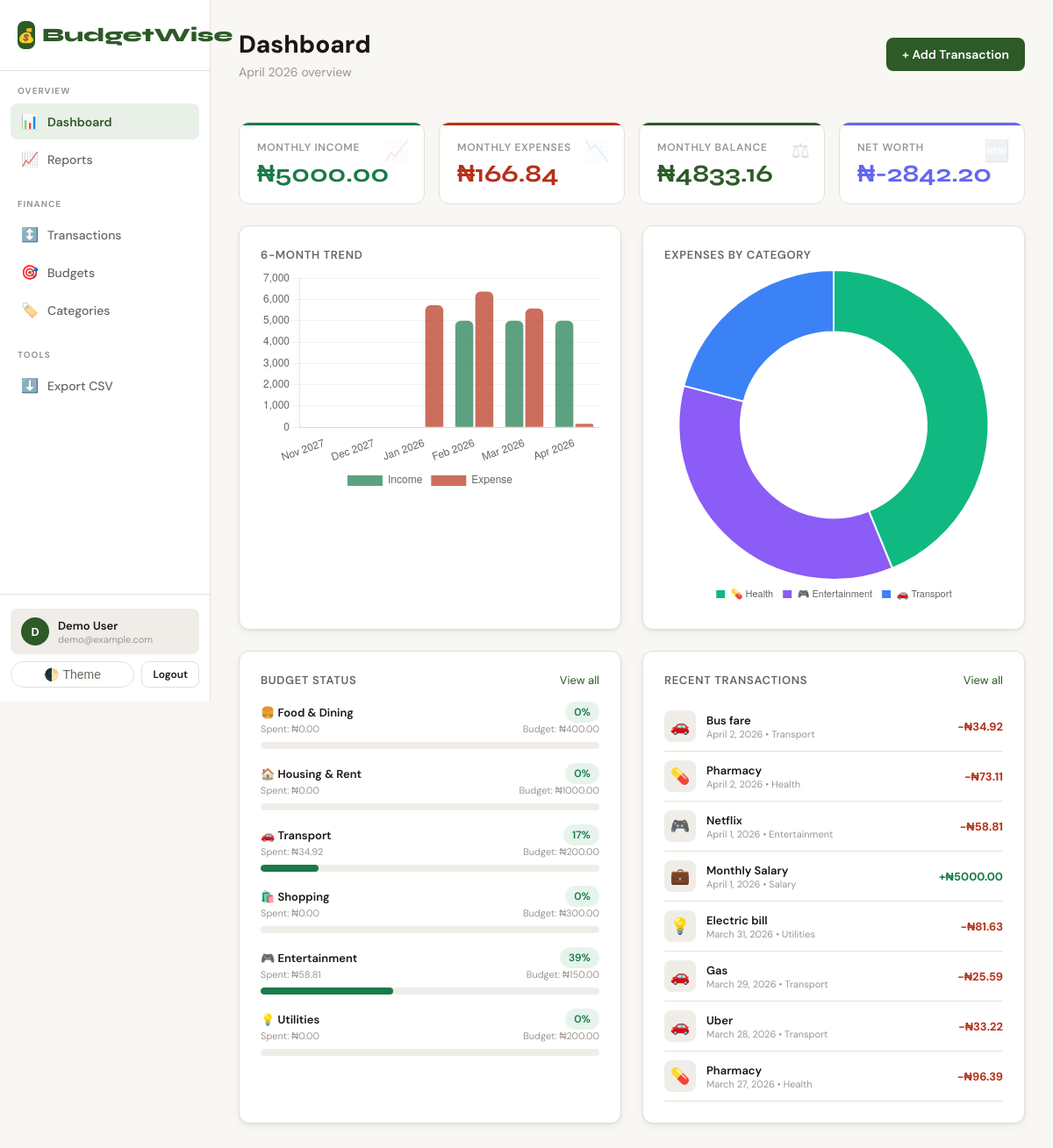
The app's page / (signed in) with its own data.
### core/models.py (models this page shows, shortened)
class Budget(models.Model):
    user = models.ForeignKey(User, on_delete=models.CASCADE, related_name='budgets')
    category = models.ForeignKey(Category, on_delete=models.CASCADE, related_name='budgets')
    amount = models.DecimalField(max_digits=12, decimal_places=2, validators=[MinValueValidator(Decimal('0.01'))])
    month = models.IntegerField()
    year = models.IntegerField()
    created_at = models.DateTimeField(auto_now_add=True)
    updated_at = models.DateTimeField(auto_now=True)
    class Meta:
        unique_together = ['user', 'category', 'month', 'year']
        ordering = ['-year', '-month']
    def get_spent(self):
        from django.db.models import Sum
        result = Transaction.objects.filter(
            user=self.user, category=self.category,
            transaction_type='expense', date__month=self.month, date__year=self.year,
        ).aggregate(total=Sum('amount'))
        return result['total'] or Decimal('0')
    def get_percentage(self):
        spent = self.get_spent()
        if self.amount == 0:
            return 0
        return min(int((spent / self.amount) * 100), 100)
    def get_remaining(self):
        return self.amount - self.get_spent()
    def get_status(self):
        pct = self.get_percentage()
        if pct >= 100:
            return 'danger'
        elif pct >= 75:
            return 'warning'
        return 'safe'

class Category(models.Model):
    TYPE_CHOICES = [
        ('income', 'Income'),
        ('expense', 'Expense'),
        ('both', 'Both'),
    ]
    user = models.ForeignKey(User, on_delete=models.CASCADE, null=True, blank=True)
    name = models.CharField(max_length=100)
    icon = models.CharField(max_length=10, default='💸')
    color = models.CharField(max_length=7, default='#6366f1')
    category_type = models.CharField(max_length=10, choices=TYPE_CHOICES, default='both')
    is_default = models.BooleanField(default=False)
    created_at = models.DateTimeField(auto_now_add=True)
    class Meta:
        verbose_name_plural = "Categories"
        ordering = ['name']

class Transaction(models.Model):
    TYPE_CHOICES = [
        ('income', 'Income'),
        ('expense', 'Expense'),
    ]
    RECURRING_CHOICES = [
        ('none', 'Not Recurring'),
        ('daily', 'Daily'),
        ('weekly', 'Weekly'),
        ('monthly', 'Monthly'),
        ('yearly', 'Yearly'),
    ]
    user = models.ForeignKey(User, on_delete=models.CASCADE, related_name='transactions')
    amount = models.DecimalField(max_digits=12, decimal_places=2, validators=[MinValueValidator(Decimal('0.01'))])
    transaction_type = models.CharField(max_length=10, choices=TYPE_CHOICES)
    category = models.ForeignKey(Category, on_delete=models.SET_NULL, null=True, related_name='transactions')
    date = models.DateField(default=timezone.now)
    description = models.CharField(max_length=255, blank=True, default='')
    note = models.TextField(blank=True, default='')
    recurring = models.CharField(max_length=10, choices=RECURRING_CHOICES, default='none')
    created_at = models.DateTimeField(auto_now_add=True)
    updated_at = models.DateTimeField(auto_now=True)
    class Meta:
        ordering = ['-date', '-created_at']

### core/views.py (the view)
# urls.py: path('', views.dashboard, name='dashboard'),
@login_required
def dashboard(request):
    now = timezone.now()
    month, year = now.month, now.year
    month_txns = Transaction.objects.filter(user=request.user, date__month=month, date__year=year)
    total_income = month_txns.filter(transaction_type='income').aggregate(t=Sum('amount'))['t'] or Decimal('0')
    total_expense = month_txns.filter(transaction_type='expense').aggregate(t=Sum('amount'))['t'] or Decimal('0')
    balance = total_income - total_expense
    all_income = Transaction.objects.filter(user=request.user, transaction_type='income').aggregate(t=Sum('amount'))['t'] or Decimal('0')
    all_expense = Transaction.objects.filter(user=request.user, transaction_type='expense').aggregate(t=Sum('amount'))['t'] or Decimal('0')
    net_worth = all_income - all_expense
    recent_txns = Transaction.objects.filter(user=request.user).select_related('category')[:8]
    budgets = Budget.objects.filter(user=request.user, month=month, year=year).select_related('category')
    budget_data = []
    for b in budgets:
        spent = b.get_spent()
        budget_data.append({
            'budget': b, 'spent': spent,
            'percentage': b.get_percentage(), 'status': b.get_status(),
            'remaining': b.get_remaining(),
        })
    cat_expenses = month_txns.filter(transaction_type='expense').values(
        'category__name', 'category__color', 'category__icon'
    ).annotate(total=Sum('amount')).order_by('-total')[:8]
    trend_data = _get_monthly_trend(request.user, 6)
    context = {
        'total_income': total_income,
        'total_expense': total_expense,
        'balance': balance,
        'net_worth': net_worth,
        'recent_txns': recent_txns,
        'budget_data': budget_data,
        'cat_expenses_json': json.dumps([{
            'label': f"{x['category__icon'] or ''} {x['category__name'] or 'Uncategorized'}",
            'value': float(x['total']),
            'color': x['category__color'] or '#6366f1',
        } for x in cat_expenses]),
        'trend_json': json.dumps(trend_data),
        'current_month': now.strftime('%B %Y'),
    }
    return render(request, 'core/dashboard.html', context)

### core/views.py (called while the page is built)
def _get_monthly_trend(user, months=6):
    now = timezone.now()
    data = {'labels': [], 'income': [], 'expense': []}
    for i in range(months - 1, -1, -1):
        m = (now.month - i - 1) % 12 + 1
        y = now.year - ((now.month - i - 1) // 12)
        label = date(y, m, 1).strftime('%b %Y')
        txns = Transaction.objects.filter(user=user, date__month=m, date__year=y)
        inc = txns.filter(transaction_type='income').aggregate(t=Sum('amount'))['t'] or 0
        exp = txns.filter(transaction_type='expense').aggregate(t=Sum('amount'))['t'] or 0
        data['labels'].append(label)
        data['income'].append(float(inc))
        data['expense'].append(float(exp))
    return data

### templates/core/dashboard.html (shortened to what this page needs)
{% extends "base.html" %}
{% block header %}
<div class="flex-between mb-6">
  <div>
    <div class="page-title">Dashboard</div>
    <div class="page-subtitle">{{ current_month }} overview</div>
  </div>
  <div class="flex gap-2">
    <a href="{% url 'transaction_create' %}" class="btn btn-primary">+ Add Transaction</a>
  </div>
</div>
{% endblock %}
{% block content %}
<div class="stats-grid">
  <div class="stat-card income">
    <div class="stat-label">Monthly Income</div>
    <div class="stat-amount income">₦{{ total_income|floatformat:2 }}</div>
    <div class="stat-icon">&#128200;</div>
  </div>
  <div class="stat-card expense">
    <div class="stat-label">Monthly Expenses</div>
    <div class="stat-amount expense">₦{{ total_expense|floatformat:2 }}</div>
    <div class="stat-icon">&#128201;</div>
  </div>
  <div class="stat-card balance">
    <div class="stat-label">Monthly Balance</div>
    <div class="stat-amount balance {% if balance < 0 %}text-expense{% endif %}">₦{{ balance|floatformat:2 }}</div>
    <div class="stat-icon">&#9878;</div>
  </div>
  <div class="stat-card net">
    <div class="stat-label">Net Worth</div>
    <div class="stat-amount" style="color:#6366f1;">₦{{ net_worth|floatformat:2 }}</div>
    <div class="stat-icon">&#127381;</div>
  </div>
</div>
<div class="grid-2 mb-6">
  <div class="card">
    <div class="card-title">6-Month Trend</div>
    <canvas id="trendChart" height="200"></canvas>
  </div>
  <div class="card">
    <div class="card-title">Expenses by Category</div>
    <canvas id="pieChart" height="200"></canvas>
  </div>
</div>
<div class="grid-2">
  <div class="card">
    <div class="flex-between mb-4">
      <div class="card-title" style="margin:0;">Budget Status</div>
      <a href="{% url 'budget_list' %}" class="text-sm" style="color:var(--accent);">View all</a>
    </div>
    {% if budget_data %}
      {% for b in budget_data %}
      <div style="margin-bottom:16px;">
        <div class="flex-between text-sm">
          <span class="fw-600">{{ b.budget.category.icon }} {{ b.budget.category.name }}</span>
          <span class="badge badge-{{ b.status }}">{{ b.percentage }}%</span>
        </div>
        <div class="flex-between text-xs text-muted mt-1">
          <span>Spent: ₦{{ b.spent|floatformat:2 }}</span>
          <span>Budget: ₦{{ b.budget.amount|floatformat:2 }}</span>
        </div>
        <div class="progress">
          <div class="progress-bar {{ b.status }}" style="width:{{ b.percentage }}%"></div>
        </div>
      </div>
      {% endfor %}
    {% else %}
      <div class="empty-state" style="padding:24px;">
        <div class="empty-icon">&#127919;</div>
        <p>No budgets set for this month</p>
        <a href="{% url 'budget_create' %}" class="btn btn-primary btn-sm">Set Budget</a>
      </div>
    {% endif %}
  </div>
  <div class="card">
    <div class="flex-between mb-4">
      <div class="card-title" style="margin:0;">Recent Transactions</div>
      <a href="{% url 'transaction_list' %}" class="text-sm" style="color:var(--accent);">View all</a>
    </div>
    {% if recent_txns %}
      {% for txn in recent_txns %}
      <div style="display:flex;align-items:center;gap:12px;padding:10px 0;border-bottom:1px solid var(--border);">
        <div style="width:36px;height:36px;background:var(--surface2);border-radius:8px;display:flex;align-items:center;justify-content:center;font-size:18px;flex-shrink:0;">
          {{ txn.category.icon|default:"&#128178;" }}
        </div>
        <div style="flex:1;min-width:0;">
          <div class="fw-600 text-sm" style="white-space:nowrap;overflow:hidden;text-overflow:ellipsis;">
            {{ txn.description|default:txn.category.name|default:"Transaction" }}
          </div>
          <div class="text-xs text-muted">{{ txn.date }} &bull; {{ txn.category.name|default:"Uncategorized" }}</div>
        </div>
        <div class="fw-700 text-sm {% if txn.transaction_type == 'income' %}text-income{% else %}text-expense{% endif %}">
          {% if txn.transaction_type == 'income' %}+{% else %}-{% endif %}₦{{ txn.amount|floatformat:2 }}
        </div>
      </div>
      {% endfor %}
    {% else %}
      <div class="empty-state" style="padding:24px;">
        <div class="empty-icon">&#128203;</div>
        <p>No transactions yet</p>
        <a href="{% url 'transaction_create' %}" class="btn btn-primary btn-sm">Add First Transaction</a>
      </div>
    {% endif %}
  </div>
</div>
{% endblock %}
{% block scripts %}
<script>
const trendData = {{ trend_json|safe }};
const catData = {{ cat_expenses_json|safe }};
// Trend Chart
new Chart(document.getElementById('trendChart'), {
  type: 'bar',
  data: {
    labels: trendData.labels,
    datasets: [
      { label: 'Income', data: trendData.income, backgroundColor: 'rgba(26,122,74,0.7)', borderRadius: 6 },
      { label: 'Expense', data: trendData.expense, backgroundColor: 'rgba(181,49,26,0.7)', borderRadius: 6 },
    ]
  },
  options: {
    responsive: true, maintainAspectRatio: true,
    plugins: { legend: { position: 'bottom' } },
    scales: { x: { grid: { display: false } }, y: { grid: { color: 'rgba(128,128,128,0.1)' } } }
  }
});
// Pie Chart
if (catData.length > 0) {
  new Chart(document.getElementById('pieChart'), {
    type: 'doughnut',
    data: {
      labels: catData.map(d => d.label),
      datasets: [{ data: catData.map(d => d.value), backgroundColor: catData.map(d => d.color), borderWidth: 2 }]
    },
    options: {
      responsive: true, maintainAspectRatio: true,
      plugins: { legend: { position: 'bottom', labels: { font: { size: 11 }, boxWidth: 12 } } },
      cutout: '60%',
    }
  });
} else {
  document.getElementById('pieChart').parentElement.innerHTML += '<p style="text-align:center;color:var(--text3);font-size:13px;padding:40px 0;">No expense data yet</p>';
  document.getElementById('pieChart').remove();
}
</script>
{% endblock %}

### templates/base.html (shortened to what this page needs)
<!DOCTYPE html>
<html lang="en" data-theme="light">
<head>
</head>
<body>
{% if user.is_authenticated %}
<div class="app-layout">
  <aside class="sidebar" id="sidebar">
    <div class="sidebar-logo">
      <div class="logo-mark">
        <div class="logo-icon">💰</div>
        BudgetWise
      </div>
    </div>
    <nav class="sidebar-nav">
      <div class="nav-section">
        <div class="nav-section-label">Overview</div>
        <a href="{% url 'dashboard' %}" class="nav-item {% if request.resolver_match.url_name == 'dashboard' %}active{% endif %}">
          <span class="nav-icon">📊</span> Dashboard
        </a>
        <a href="{% url 'reports' %}" class="nav-item {% if request.resolver_match.url_name == 'reports' %}active{% endif %}">
          <span class="nav-icon">📈</span> Reports
        </a>
      </div>
      <div class="nav-section">
        <div class="nav-section-label">Finance</div>
        <a href="{% url 'transaction_list' %}" class="nav-item {% if 'transaction' in request.resolver_match.url_name %}active{% endif %}">
          <span class="nav-icon">↕️</span> Transactions
        </a>
        <a href="{% url 'budget_list' %}" class="nav-item {% if 'budget' in request.resolver_match.url_name %}active{% endif %}">
          <span class="nav-icon">🎯</span> Budgets
        </a>
        <a href="{% url 'category_list' %}" class="nav-item {% if 'category' in request.resolver_match.url_name %}active{% endif %}">
          <span class="nav-icon">🏷️</span> Categories
        </a>
      </div>
      <div class="nav-section">
        <div class="nav-section-label">Tools</div>
        <a href="{% url 'export_csv' %}" class="nav-item">
          <span class="nav-icon">⬇️</span> Export CSV
        </a>
      </div>
    </nav>
    <div class="sidebar-footer">
      <div class="user-chip" style="margin-bottom:8px;">
        <div class="user-avatar">{{ user.username|first|upper }}</div>
        <div>
          <div class="user-name">{{ user.get_full_name|default:user.username }}</div>
          <div class="user-email">{{ user.email|truncatechars:22 }}</div>
        </div>
      </div>
      <div class="flex gap-2">
        <button class="theme-toggle" onclick="toggleTheme()" style="flex:1;">🌓 Theme</button>
        <a href="{% url 'logout' %}" class="btn btn-outline btn-sm">Logout</a>
      </div>
    </div>
  </aside>
  <div class="main-content">
    <div class="page-header">
      {% block header %}{% endblock %}
    </div>
    <div class="page-body">
      {% block content %}{% endblock %}
    </div>
  </div>
</div>
{% else %}
{% block auth_content %}{% endblock %}
{% endif %}
{% block scripts %}{% endblock %}
</body>
</html>

### records on screen
Budget: budget.category.icon "🍔", budget.category.name "Food & Dining", percentage "0", spent "0.00", budget.amount "400.00"
Budget: budget.category.icon "🏠", budget.category.name "Housing & Rent", percentage "0", spent "0.00", budget.amount "1000.00"
Budget: budget.category.icon "🚗", budget.category.name "Transport", percentage "17", spent "34.92", budget.amount "200.00"
Budget: budget.category.icon "🛍️", budget.category.name "Shopping", percentage "0", spent "0.00", budget.amount "300.00"
Budget: budget.category.icon "🎮", budget.category.name "Entertainment", percentage "39", spent "58.81", budget.amount "150.00"
Budget: budget.category.icon "💡", budget.category.name "Utilities", percentage "0", spent "0.00", budget.amount "200.00"
Transaction: category.icon "🚗", description "Bus fare", date "April 2, 2026", category.name "Transport", amount "34.92"
Transaction: category.icon "💊", description "Pharmacy", date "April 2, 2026", category.name "Health", amount "73.11"
Transaction: category.icon "🎮", description "Netflix", date "April 1, 2026", category.name "Entertainment", amount "58.81"
Transaction: category.icon "💼", description "Monthly Salary", date "April 1, 2026", category.name "Salary", amount "5000.00"
Transaction: category.icon "💡", description "Electric bill", date "March 31, 2026", category.name "Utilities", amount "81.63"
Transaction: category.icon "🚗", description "Gas", date "March 29, 2026", category.name "Transport", amount "25.59"
Transaction: category.icon "🚗", description "Uber", date "March 28, 2026", category.name "Transport", amount "33.22"
Transaction: category.icon "💊", description "Pharmacy", date "March 27, 2026", category.name "Health", amount "96.39"

### other values on screen
{{ user.username|first|upper }} "D"
{{ user.get_full_name|default:user.username }} "Demo User"
{{ user.email|truncatechars:22 }} "demo@example.com"
{{ total_income|floatformat:2 }} "5000.00"
{{ total_expense|floatformat:2 }} "166.84"
{{ balance|floatformat:2 }} "4833.16"
{{ net_worth|floatformat:2 }} "-2842.20"
